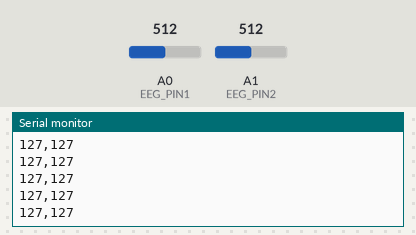
Recording of a sketch running on a simulated Arduino Uno, built with avr-gcc and run on an emulated ATmega328P. Parts: the last lines printed to the serial monitor. Inputs (shaded band) come from the test bench; at power-on: A0 (EEG_PIN1) = 512, A1 (EEG_PIN2) = 512.

Above: at 1.2 s.
1.3 s: A0 (EEG_PIN1) set to 716
At 2.0 s:
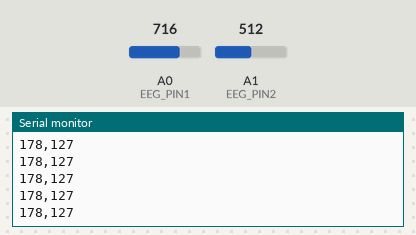
2.8 s: A1 (EEG_PIN2) set to 716
At 3.3 s:
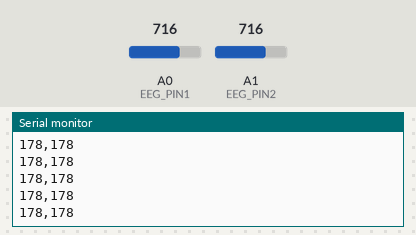
4.3 s: A0 (EEG_PIN1) set to 900
At 5.2 s:
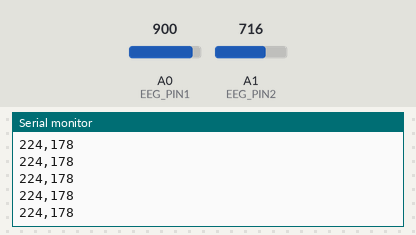
5.8 s: A1 (EEG_PIN2) set to 900
At 6.7 s:
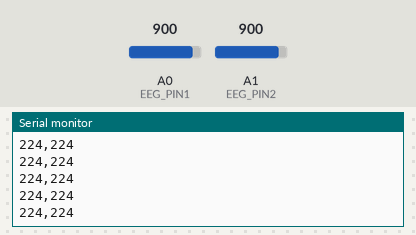
Timing chart, 0 to 7.5 s (numbered marks = the images above; inputs shaded):
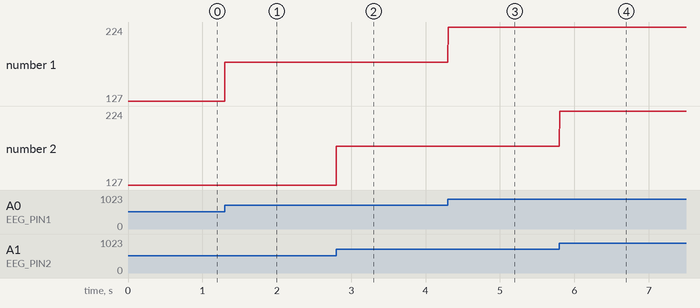

Measured:
- after the input at 1.3 s, the serial monitor: prints a new line at once (image 1)
- after the input at 2.8 s, the serial monitor: prints a new line at once (image 2)
- after the input at 4.3 s, the serial monitor: prints a new line at once (image 3)
- after the input at 5.8 s, the serial monitor: prints a new line at once (image 4)
- plotted number 1: 127 → 178 after the input at 1.3 s, 178 → 224 after the input at 4.3 s

The sketch:

eeg_reader.ino
```cpp
/*
EEG
Оцифровывает сигнал c сенсора электроэнцефалограммы (electroencephalogram - EEG), подключенного ко входу А0
платы Arduino и отправляет для динамического изменения скорости змейки в игре
*/
#include <TimerOne.h> // подключаем библиотеку TimerOne для задействования функций Таймера1

#define EEG_PIN1 A0
#define EEG_PIN2 A1

int val1 = 0;
int val2 = 0;                                // переменная для хранения оцифрованного значения сигнала

// функция sendData вызывается каждый раз, когда срабатывает прерывание Таймера1 (проходит заданное число микросекунд)
void sendData() {
                                            // записываем в Serial-порт имя поля в программе для визуализации, куда надо выводить сигнал
                                            // всего в этой программе 4 поля, которые имеют имена A0, A1, A2, A3 (сверху вниз, по порядку их
                                            // расположения в окне программы)
  val1 = analogRead(EEG_PIN1);                // записываем в переменную val оцифрованное значение сигнала с ножки А0 на Arduino.
  val2 = analogRead(EEG_PIN2);
  // val, 0, 1023, 0, 255                   // val может принимать значение в диапазоне от 0 до 1023, см. http://arduino.ru/Reference/AnalogRead
  Serial.print(map(val1, 0, 1023, 0, 255));
  Serial.print(',');
  Serial.println(map(val2, 0, 1023, 0, 255));// записываем в Serial-порт значение val, предварительно отнормированное на диапазон значений от 0 до 255,
                                            // см. описание команды map:  http://arduino.ru/Reference/Map
  }

// функция setup вызывается однократно при запуске Arduino
void setup() {
  Serial.begin(115200);                    // инициализируем Serial-порт на скорости 115200 Кбит/c.
                                           // такую же скорость надо установить в программе для визуализации
  Timer1.initialize(3000);                 // инициализируем Таймер1, аргументом указываем интервал срабатывания - 3000 микросекунд
                                           // (1 000 000 микросекунд = 1 сек)
  Timer1.attachInterrupt(sendData);        // как только проходит 3000 микросекунд - наступает прерывание (вызывается функция sendData)
}

void loop(){
// а в бесконечном цикле мы ничего не делаем. Таймер1 сам будет вызывать функцию sendData через каждые 3000 микросекунд
 }
```
